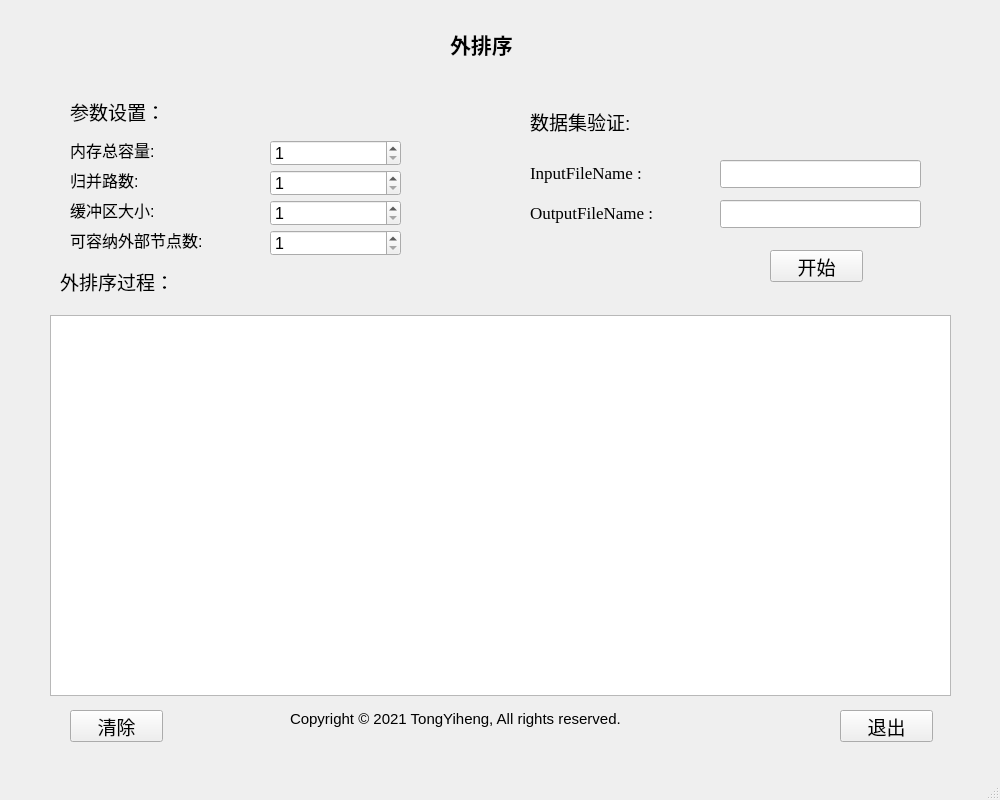
<?xml version="1.0" encoding="UTF-8"?>
<ui version="4.0">
 <class>MainWindow</class>
 <widget class="QMainWindow" name="MainWindow">
  <property name="geometry">
   <rect>
    <x>0</x>
    <y>0</y>
    <width>1000</width>
    <height>800</height>
   </rect>
  </property>
  <property name="windowTitle">
   <string>ExternalSort</string>
  </property>
  <property name="windowIcon">
   <iconset resource="images.qrc">
    <normaloff>:/new/prefix1/icon.png</normaloff>:/new/prefix1/icon.png</iconset>
  </property>
  <widget class="QWidget" name="centralwidget">
   <widget class="QLineEdit" name="targetFileLine">
    <property name="geometry">
     <rect>
      <x>720</x>
      <y>200</y>
      <width>201</width>
      <height>28</height>
     </rect>
    </property>
    <property name="font">
     <font>
      <family>Times New Roman</family>
      <pointsize>13</pointsize>
     </font>
    </property>
    <property name="clearButtonEnabled">
     <bool>true</bool>
    </property>
   </widget>
   <widget class="QSpinBox" name="spinBox_3">
    <property name="geometry">
     <rect>
      <x>270</x>
      <y>200</y>
      <width>131</width>
      <height>26</height>
     </rect>
    </property>
    <property name="font">
     <font>
      <pointsize>12</pointsize>
     </font>
    </property>
    <property name="minimum">
     <number>1</number>
    </property>
    <property name="maximum">
     <number>1073741824</number>
    </property>
    <property name="value">
     <number>1</number>
    </property>
   </widget>
   <widget class="QSpinBox" name="spinBox_2">
    <property name="geometry">
     <rect>
      <x>270</x>
      <y>170</y>
      <width>131</width>
      <height>26</height>
     </rect>
    </property>
    <property name="font">
     <font>
      <pointsize>12</pointsize>
     </font>
    </property>
    <property name="minimum">
     <number>1</number>
    </property>
    <property name="maximum">
     <number>1073741824</number>
    </property>
    <property name="value">
     <number>1</number>
    </property>
   </widget>
   <widget class="QLabel" name="label_9">
    <property name="geometry">
     <rect>
      <x>70</x>
      <y>200</y>
      <width>110</width>
      <height>20</height>
     </rect>
    </property>
    <property name="font">
     <font>
      <pointsize>12</pointsize>
     </font>
    </property>
    <property name="text">
     <string>缓冲区大小:</string>
    </property>
   </widget>
   <widget class="QLabel" name="label_6">
    <property name="geometry">
     <rect>
      <x>70</x>
      <y>100</y>
      <width>115</width>
      <height>23</height>
     </rect>
    </property>
    <property name="font">
     <font>
      <pointsize>14</pointsize>
     </font>
    </property>
    <property name="text">
     <string>参数设置：</string>
    </property>
   </widget>
   <widget class="QPushButton" name="startButton">
    <property name="geometry">
     <rect>
      <x>770</x>
      <y>250</y>
      <width>93</width>
      <height>32</height>
     </rect>
    </property>
    <property name="font">
     <font>
      <pointsize>14</pointsize>
     </font>
    </property>
    <property name="text">
     <string>开始</string>
    </property>
   </widget>
   <widget class="QLineEdit" name="sourceFileLine">
    <property name="geometry">
     <rect>
      <x>720</x>
      <y>160</y>
      <width>201</width>
      <height>28</height>
     </rect>
    </property>
    <property name="font">
     <font>
      <family>Times New Roman</family>
      <pointsize>13</pointsize>
     </font>
    </property>
    <property name="clearButtonEnabled">
     <bool>true</bool>
    </property>
   </widget>
   <widget class="QLabel" name="label">
    <property name="geometry">
     <rect>
      <x>450</x>
      <y>30</y>
      <width>84</width>
      <height>27</height>
     </rect>
    </property>
    <property name="font">
     <font>
      <pointsize>16</pointsize>
      <weight>75</weight>
      <bold>true</bold>
     </font>
    </property>
    <property name="text">
     <string>外排序</string>
    </property>
   </widget>
   <widget class="QLabel" name="label_4">
    <property name="geometry">
     <rect>
      <x>530</x>
      <y>200</y>
      <width>159</width>
      <height>25</height>
     </rect>
    </property>
    <property name="font">
     <font>
      <family>Times New Roman</family>
      <pointsize>13</pointsize>
     </font>
    </property>
    <property name="text">
     <string>OutputFileName :</string>
    </property>
   </widget>
   <widget class="QLabel" name="label_3">
    <property name="geometry">
     <rect>
      <x>530</x>
      <y>160</y>
      <width>142</width>
      <height>25</height>
     </rect>
    </property>
    <property name="font">
     <font>
      <family>Times New Roman</family>
      <pointsize>13</pointsize>
     </font>
    </property>
    <property name="text">
     <string>InputFileName :</string>
    </property>
   </widget>
   <widget class="QSpinBox" name="spinBox">
    <property name="geometry">
     <rect>
      <x>270</x>
      <y>140</y>
      <width>131</width>
      <height>26</height>
     </rect>
    </property>
    <property name="font">
     <font>
      <pointsize>12</pointsize>
     </font>
    </property>
    <property name="minimum">
     <number>1</number>
    </property>
    <property name="maximum">
     <number>1073741824</number>
    </property>
    <property name="value">
     <number>1</number>
    </property>
   </widget>
   <widget class="QLabel" name="label_7">
    <property name="geometry">
     <rect>
      <x>70</x>
      <y>140</y>
      <width>110</width>
      <height>20</height>
     </rect>
    </property>
    <property name="font">
     <font>
      <pointsize>12</pointsize>
     </font>
    </property>
    <property name="text">
     <string>内存总容量:</string>
    </property>
   </widget>
   <widget class="QLabel" name="label_8">
    <property name="geometry">
     <rect>
      <x>70</x>
      <y>170</y>
      <width>90</width>
      <height>20</height>
     </rect>
    </property>
    <property name="font">
     <font>
      <pointsize>12</pointsize>
     </font>
    </property>
    <property name="text">
     <string>归并路数:</string>
    </property>
   </widget>
   <widget class="QTextEdit" name="textEdit">
    <property name="enabled">
     <bool>true</bool>
    </property>
    <property name="geometry">
     <rect>
      <x>50</x>
      <y>315</y>
      <width>901</width>
      <height>381</height>
     </rect>
    </property>
    <property name="font">
     <font>
      <pointsize>12</pointsize>
     </font>
    </property>
    <property name="html">
     <string>&lt;!DOCTYPE HTML PUBLIC &quot;-//W3C//DTD HTML 4.0//EN&quot; &quot;http://www.w3.org/TR/REC-html40/strict.dtd&quot;&gt;
&lt;html&gt;&lt;head&gt;&lt;meta name=&quot;qrichtext&quot; content=&quot;1&quot; /&gt;&lt;style type=&quot;text/css&quot;&gt;
p, li { white-space: pre-wrap; }
&lt;/style&gt;&lt;/head&gt;&lt;body style=&quot; font-family:'SimSun'; font-size:12pt; font-weight:400; font-style:normal;&quot;&gt;
&lt;p style=&quot;-qt-paragraph-type:empty; margin-top:0px; margin-bottom:0px; margin-left:0px; margin-right:0px; -qt-block-indent:0; text-indent:0px;&quot;&gt;&lt;br /&gt;&lt;/p&gt;&lt;/body&gt;&lt;/html&gt;</string>
    </property>
   </widget>
   <widget class="QLabel" name="label_5">
    <property name="geometry">
     <rect>
      <x>530</x>
      <y>110</y>
      <width>127</width>
      <height>23</height>
     </rect>
    </property>
    <property name="font">
     <font>
      <pointsize>14</pointsize>
     </font>
    </property>
    <property name="text">
     <string>数据集验证:</string>
    </property>
   </widget>
   <widget class="QScrollArea" name="scrollArea">
    <property name="geometry">
     <rect>
      <x>59</x>
      <y>326</y>
      <width>881</width>
      <height>361</height>
     </rect>
    </property>
    <property name="widgetResizable">
     <bool>true</bool>
    </property>
    <widget class="QWidget" name="scrollAreaWidgetContents">
     <property name="geometry">
      <rect>
       <x>0</x>
       <y>0</y>
       <width>879</width>
       <height>359</height>
      </rect>
     </property>
    </widget>
   </widget>
   <widget class="QPushButton" name="exitButton_2">
    <property name="geometry">
     <rect>
      <x>70</x>
      <y>710</y>
      <width>93</width>
      <height>32</height>
     </rect>
    </property>
    <property name="font">
     <font>
      <pointsize>14</pointsize>
     </font>
    </property>
    <property name="text">
     <string>清除</string>
    </property>
   </widget>
   <widget class="QPushButton" name="exitButton">
    <property name="geometry">
     <rect>
      <x>840</x>
      <y>710</y>
      <width>93</width>
      <height>32</height>
     </rect>
    </property>
    <property name="font">
     <font>
      <pointsize>14</pointsize>
     </font>
    </property>
    <property name="text">
     <string>退出</string>
    </property>
   </widget>
   <widget class="QLabel" name="label_11">
    <property name="geometry">
     <rect>
      <x>290</x>
      <y>710</y>
      <width>441</width>
      <height>18</height>
     </rect>
    </property>
    <property name="font">
     <font>
      <pointsize>11</pointsize>
     </font>
    </property>
    <property name="text">
     <string>Copyright © 2021 TongYiheng, All rights reserved.</string>
    </property>
   </widget>
   <widget class="QLabel" name="label_12">
    <property name="geometry">
     <rect>
      <x>60</x>
      <y>270</y>
      <width>138</width>
      <height>23</height>
     </rect>
    </property>
    <property name="font">
     <font>
      <pointsize>14</pointsize>
     </font>
    </property>
    <property name="text">
     <string>外排序过程：</string>
    </property>
   </widget>
   <widget class="QLabel" name="label_10">
    <property name="geometry">
     <rect>
      <x>70</x>
      <y>230</y>
      <width>170</width>
      <height>20</height>
     </rect>
    </property>
    <property name="font">
     <font>
      <pointsize>12</pointsize>
     </font>
    </property>
    <property name="text">
     <string>可容纳外部节点数:</string>
    </property>
   </widget>
   <widget class="QSpinBox" name="spinBox_4">
    <property name="geometry">
     <rect>
      <x>270</x>
      <y>230</y>
      <width>131</width>
      <height>26</height>
     </rect>
    </property>
    <property name="font">
     <font>
      <pointsize>12</pointsize>
     </font>
    </property>
    <property name="minimum">
     <number>1</number>
    </property>
    <property name="maximum">
     <number>1073741824</number>
    </property>
    <property name="value">
     <number>1</number>
    </property>
   </widget>
   <zorder>scrollArea</zorder>
   <zorder>targetFileLine</zorder>
   <zorder>spinBox_3</zorder>
   <zorder>spinBox_2</zorder>
   <zorder>label_9</zorder>
   <zorder>label_6</zorder>
   <zorder>startButton</zorder>
   <zorder>sourceFileLine</zorder>
   <zorder>label</zorder>
   <zorder>label_4</zorder>
   <zorder>label_3</zorder>
   <zorder>spinBox</zorder>
   <zorder>label_7</zorder>
   <zorder>label_8</zorder>
   <zorder>textEdit</zorder>
   <zorder>label_5</zorder>
   <zorder>exitButton_2</zorder>
   <zorder>exitButton</zorder>
   <zorder>label_11</zorder>
   <zorder>label_12</zorder>
   <zorder>label_10</zorder>
   <zorder>spinBox_4</zorder>
  </widget>
  <widget class="QMenuBar" name="menubar">
   <property name="geometry">
    <rect>
     <x>0</x>
     <y>0</y>
     <width>1000</width>
     <height>26</height>
    </rect>
   </property>
  </widget>
  <widget class="QStatusBar" name="statusbar"/>
 </widget>
 <resources>
  <include location="images.qrc"/>
 </resources>
 <connections/>
</ui>
